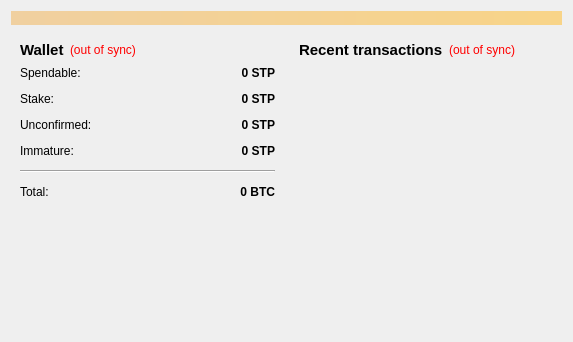
<?xml version="1.0" encoding="UTF-8"?>
<ui version="4.0">
 <class>OverviewPage</class>
 <widget class="QWidget" name="OverviewPage">
  <property name="geometry">
   <rect>
    <x>0</x>
    <y>0</y>
    <width>573</width>
    <height>342</height>
   </rect>
  </property>
  <property name="windowTitle">
   <string>Form</string>
  </property>
  <layout class="QVBoxLayout" name="topLayout">
   <item>
    <widget class="QLabel" name="labelAlerts">
     <property name="visible">
      <bool>false</bool>
     </property>
     <property name="styleSheet">
      <string notr="true">background-color: qlineargradient(x1: 0, y1: 0, x2: 1, y2: 0, stop:0 #F0D0A0, stop:1 #F8D488);  color:#000000
</string>
     </property>
     <property name="wordWrap">
      <bool>true</bool>
     </property>
     <property name="margin">
      <number>3</number>
     </property>
    </widget>
   </item>
   <item>
    <layout class="QHBoxLayout" name="horizontalLayout" stretch="1,1">
     <item>
      <layout class="QVBoxLayout" name="verticalLayout_2">
       <item>
        <widget class="QWidget" name="widget" native="true">
         <layout class="QVBoxLayout" name="verticalLayout_4">
          <item>
           <layout class="QHBoxLayout" name="horizontalLayout_4">
            <item>
             <widget class="QLabel" name="label_5">
              <property name="font">
               <font>
                <pointsize>11</pointsize>
                <weight>75</weight>
                <bold>true</bold>
               </font>
              </property>
              <property name="text">
               <string>Wallet</string>
              </property>
             </widget>
            </item>
            <item>
             <widget class="QLabel" name="labelWalletStatus">
              <property name="toolTip">
               <string>The displayed information may be out of date. Your wallet automatically synchronizes with the Stepcoin network after a connection is established, but this process has not completed yet.</string>
              </property>
              <property name="styleSheet">
               <string notr="true">QLabel { color: red; }</string>
              </property>
              <property name="text">
               <string notr="true">(out of sync)</string>
              </property>
              <property name="alignment">
               <set>Qt::AlignLeading|Qt::AlignLeft|Qt::AlignVCenter</set>
              </property>
             </widget>
            </item>
            <item>
             <spacer name="horizontalSpacer_2">
              <property name="orientation">
               <enum>Qt::Horizontal</enum>
              </property>
              <property name="sizeHint" stdset="0">
               <size>
                <width>40</width>
                <height>20</height>
               </size>
              </property>
             </spacer>
            </item>
           </layout>
          </item>
          <item>
           <layout class="QFormLayout" name="formLayout_2">
            <property name="fieldGrowthPolicy">
             <enum>QFormLayout::AllNonFixedFieldsGrow</enum>
            </property>
            <property name="horizontalSpacing">
             <number>12</number>
            </property>
            <property name="verticalSpacing">
             <number>12</number>
            </property>
            <item row="0" column="0">
             <widget class="QLabel" name="label">
              <property name="text">
               <string>Spendable:</string>
              </property>
             </widget>
            </item>
            <item row="0" column="1">
             <widget class="QLabel" name="labelBalance">
              <property name="font">
               <font>
                <weight>75</weight>
                <bold>true</bold>
               </font>
              </property>
              <property name="cursor">
               <cursorShape>IBeamCursor</cursorShape>
              </property>
              <property name="toolTip">
               <string>Your current spendable balance</string>
              </property>
              <property name="text">
               <string notr="true">0 STP</string>
              </property>
              <property name="alignment">
               <set>Qt::AlignRight|Qt::AlignTrailing|Qt::AlignVCenter</set>
              </property>
              <property name="textInteractionFlags">
               <set>Qt::LinksAccessibleByMouse|Qt::TextSelectableByKeyboard|Qt::TextSelectableByMouse</set>
              </property>
             </widget>
            </item>
            <item row="1" column="0">
             <widget class="QLabel" name="label_6">
              <property name="text">
               <string>Stake:</string>
              </property>
             </widget>
            </item>
            <item row="1" column="1">
             <widget class="QLabel" name="labelStake">
              <property name="font">
               <font>
                <weight>75</weight>
                <bold>true</bold>
               </font>
              </property>
              <property name="cursor">
               <cursorShape>IBeamCursor</cursorShape>
              </property>
              <property name="toolTip">
               <string>Total of coins that was staked, and do not yet count toward the current balance</string>
              </property>
              <property name="text">
               <string notr="true">0 STP</string>
              </property>
              <property name="alignment">
               <set>Qt::AlignRight|Qt::AlignTrailing|Qt::AlignVCenter</set>
              </property>
              <property name="textInteractionFlags">
               <set>Qt::LinksAccessibleByMouse|Qt::TextSelectableByKeyboard|Qt::TextSelectableByMouse</set>
              </property>
             </widget>
            </item>
            <item row="2" column="0">
             <widget class="QLabel" name="label_3">
              <property name="text">
               <string>Unconfirmed:</string>
              </property>
             </widget>
            </item>
            <item row="2" column="1">
             <widget class="QLabel" name="labelUnconfirmed">
              <property name="font">
               <font>
                <weight>75</weight>
                <bold>true</bold>
               </font>
              </property>
              <property name="cursor">
               <cursorShape>IBeamCursor</cursorShape>
              </property>
              <property name="toolTip">
               <string>Total of transactions that have yet to be confirmed, and do not yet count toward the current balance</string>
              </property>
              <property name="text">
               <string notr="true">0 STP</string>
              </property>
              <property name="alignment">
               <set>Qt::AlignRight|Qt::AlignTrailing|Qt::AlignVCenter</set>
              </property>
              <property name="textInteractionFlags">
               <set>Qt::LinksAccessibleByMouse|Qt::TextSelectableByKeyboard|Qt::TextSelectableByMouse</set>
              </property>
             </widget>
            </item>
            <item row="3" column="0">
             <widget class="QLabel" name="labelImmatureText">
              <property name="text">
               <string>Immature:</string>
              </property>
             </widget>
            </item>
            <item row="3" column="1">
             <widget class="QLabel" name="labelImmature">
              <property name="font">
               <font>
                <weight>75</weight>
                <bold>true</bold>
               </font>
              </property>
              <property name="toolTip">
               <string>Mined balance that has not yet matured</string>
              </property>
              <property name="text">
               <string notr="true">0 STP</string>
              </property>
              <property name="alignment">
               <set>Qt::AlignRight|Qt::AlignTrailing|Qt::AlignVCenter</set>
              </property>
              <property name="textInteractionFlags">
               <set>Qt::LinksAccessibleByMouse|Qt::TextSelectableByKeyboard|Qt::TextSelectableByMouse</set>
              </property>
             </widget>
            </item>
            <item row="4" column="0" colspan="2">
             <widget class="Line" name="line">
              <property name="orientation">
               <enum>Qt::Horizontal</enum>
              </property>
             </widget>
            </item>
            <item row="5" column="0">
             <widget class="QLabel" name="labelTotalText">
              <property name="text">
               <string>Total:</string>
              </property>
             </widget>
            </item>
            <item row="5" column="1">
             <widget class="QLabel" name="labelTotal">
              <property name="font">
               <font>
                <weight>75</weight>
                <bold>true</bold>
               </font>
              </property>
              <property name="cursor">
               <cursorShape>IBeamCursor</cursorShape>
              </property>
              <property name="toolTip">
               <string>Your current total balance</string>
              </property>
              <property name="text">
               <string notr="true">0 BTC</string>
              </property>
              <property name="alignment">
               <set>Qt::AlignRight|Qt::AlignTrailing|Qt::AlignVCenter</set>
              </property>
              <property name="textInteractionFlags">
               <set>Qt::LinksAccessibleByMouse|Qt::TextSelectableByKeyboard|Qt::TextSelectableByMouse</set>
              </property>
             </widget>
            </item>
           </layout>
          </item>
         </layout>
        </widget>
       </item>
       <item>
        <spacer name="verticalSpacer">
         <property name="orientation">
          <enum>Qt::Vertical</enum>
         </property>
         <property name="sizeHint" stdset="0">
          <size>
           <width>20</width>
           <height>40</height>
          </size>
         </property>
        </spacer>
       </item>
      </layout>
     </item>
     <item>
      <layout class="QVBoxLayout" name="verticalLayout_3">
       <item>
        <widget class="QWidget" name="widget_2" native="true">
         <layout class="QVBoxLayout" name="verticalLayout">
          <item>
           <layout class="QHBoxLayout" name="horizontalLayout_2">
            <item>
             <widget class="QLabel" name="label_4">
              <property name="font">
               <font>
                <pointsize>11</pointsize>
                <weight>75</weight>
                <bold>true</bold>
               </font>
              </property>
              <property name="text">
               <string>&lt;b&gt;Recent transactions&lt;/b&gt;</string>
              </property>
             </widget>
            </item>
            <item>
             <widget class="QLabel" name="labelTransactionsStatus">
              <property name="toolTip">
               <string>The displayed information may be out of date. Your wallet automatically synchronizes with the Stepcoin network after a connection is established, but this process has not completed yet.</string>
              </property>
              <property name="styleSheet">
               <string notr="true">QLabel { color: red; }</string>
              </property>
              <property name="text">
               <string notr="true">(out of sync)</string>
              </property>
              <property name="alignment">
               <set>Qt::AlignRight|Qt::AlignTrailing|Qt::AlignVCenter</set>
              </property>
             </widget>
            </item>
            <item>
             <spacer name="horizontalSpacer">
              <property name="orientation">
               <enum>Qt::Horizontal</enum>
              </property>
              <property name="sizeHint" stdset="0">
               <size>
                <width>40</width>
                <height>20</height>
               </size>
              </property>
             </spacer>
            </item>
           </layout>
          </item>
          <item>
           <widget class="QListView" name="listTransactions">
            <property name="styleSheet">
             <string notr="true">QListView { background: transparent; }</string>
            </property>
            <property name="frameShape">
             <enum>QFrame::NoFrame</enum>
            </property>
            <property name="verticalScrollBarPolicy">
             <enum>Qt::ScrollBarAlwaysOff</enum>
            </property>
            <property name="horizontalScrollBarPolicy">
             <enum>Qt::ScrollBarAlwaysOff</enum>
            </property>
            <property name="selectionMode">
             <enum>QAbstractItemView::NoSelection</enum>
            </property>
           </widget>
          </item>
         </layout>
        </widget>
       </item>
      </layout>
     </item>
    </layout>
   </item>
  </layout>
 </widget>
 <resources/>
 <connections/>
</ui>
